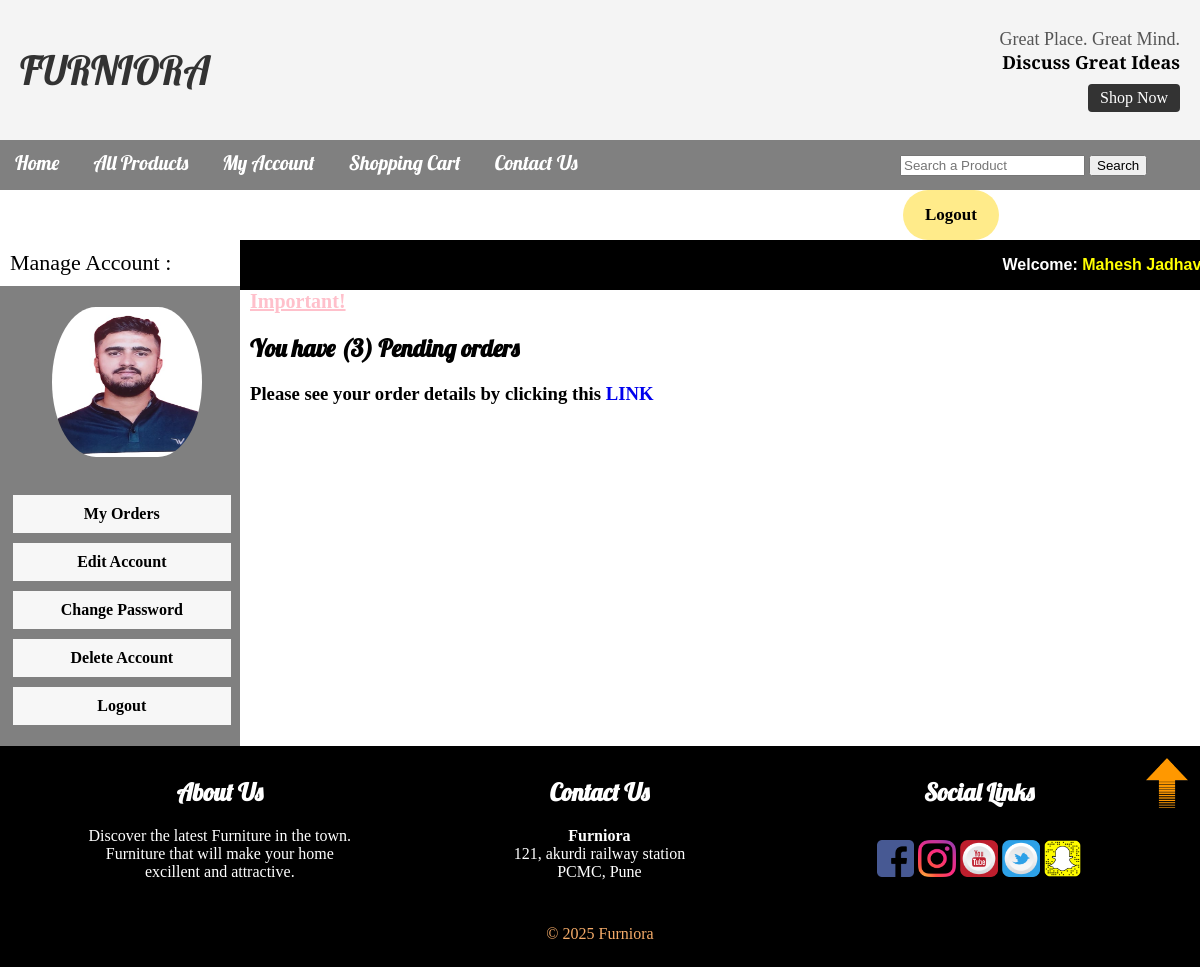
The app's page /customer/my_account.php (signed in) with its own data.
### tables this page shows
CREATE TABLE `customers` (
  `customer_id` int(10) NOT NULL,
  `customer_name` varchar(100) NOT NULL,
  `customer_email` varchar(100) NOT NULL,
  `customer_pass` varchar(100) NOT NULL,
  `customer_country` text NOT NULL,
  `customer_city` text NOT NULL,
  `customer_contact` text NOT NULL,
  `customer_address` text NOT NULL,
  `customer_image` text NOT NULL,
  `customer_ip` varchar(255) NOT NULL
);

### customer/my_account.php (the view, shortened to what this page needs)
  <?php
include("includes/db.php");
include("functions/functions.php");
include("header.php");
$customer_name = "";
 ?>
    <div class="content_wrapper">
        <div id="left_sidebar">
            <div id="sidebar_title"> Manage Account : </div>
            <ul id="cats">
              <?php
                if(isset($_SESSION['customer_email'])){
                  $customer_session=$_SESSION['customer_email'];
                  $get_customer_pic="select * from customers where customer_email='$customer_session'";
                  $run_customer=mysqli_query($con,$get_customer_pic);
                  $row_customer=mysqli_fetch_array($run_customer);
                  $customer_pic=$row_customer['customer_image'];
                  $customer_name=$row_customer['customer_name'];
                  echo "<img src='customer_photos/$customer_pic' width='150' height='150' >";
                }
               ?>
              <li><a href="my_account.php?my_orders">My Orders</a></li>
              <li><a href="my_account.php?edit_account">Edit Account</a></li>
              <li><a href="my_account.php?change_pass">Change Password</a></li>
              <li><a href="my_account.php?delete_account">Delete Account</a></li>
              <li><a href="../logout.php">Logout</a></li>
            </ul>
        </div>
        <div id="right_content">
            <div id="headline">
                <div id="headline_content">
                      <?php
                      if(!isset($_SESSION['customer_email'])){
                        echo "<b>Welcome: Guest  </b>";
                          echo "<a href='../checkout.php' style='color:rgb(223, 165, 51);'> Login</a>";
                      }
                        else {
                          echo "<b>Welcome: "."</b>"."<b style='color:yellow;'>".$customer_name."</b>";
                        }
                       ?>
                </div>
            </div>
            <div>
            </div>
        </div>
    </div>
  <?php include("footer.php"); ?>

### css/furniture.css (style rules this page uses)
body { background: white; margin: 0px; padding: 0px; }
.content_wrapper { width: 100%; height: auto; background: #fff; float: left; }
#right_content { width: 80%; background: rgb(255, 255, 255); float: left; text-align: left; }
#left_sidebar { width: 20%; background: grey; float: left; }
#sidebar_title { background: #ffaa39; color: #fff; padding: 10px; font-size: 22px; font-family: "Palatino Linotype","Book Antique",Palastino,serif; float: left; width: 100%; margin-top: 0px; }
#cats { padding: 0px 0px; margin-top: 0px; width: 100%; float: left; }
#cats img { padding: 21px 52px; border-radius: 150px; }
#cats li { list-style:none;margin:8px; }
#cats li a { color: black; font-size: 16px; text-decoration: none; margin: 5px; background-color: #f7f7f7; width: 90%; float: left; padding: 10px 8px; font-weight:bold; }
#headline { background: black; color: white; height: 28px; width: 99%; padding: 11px; float: left; }
#headline_content { float: right; line-height: 27px; font-family: Poppins-Regular, sans-serif !important; }

### css/style.css (style rules this page uses)
#sidebar_title { background:white; color: black; padding:10px; font-size:22px; font-family:"Palatino Linotype","Book Antique",Palastino,serif; }

### css/login.css (style rules this page uses)
a:link { text-decoration: none; text-align: center; }

### records on screen
customers: customer_image (picture), customer_name "Mahesh Jadhav"

### other values on screen
$count_orders "3"
